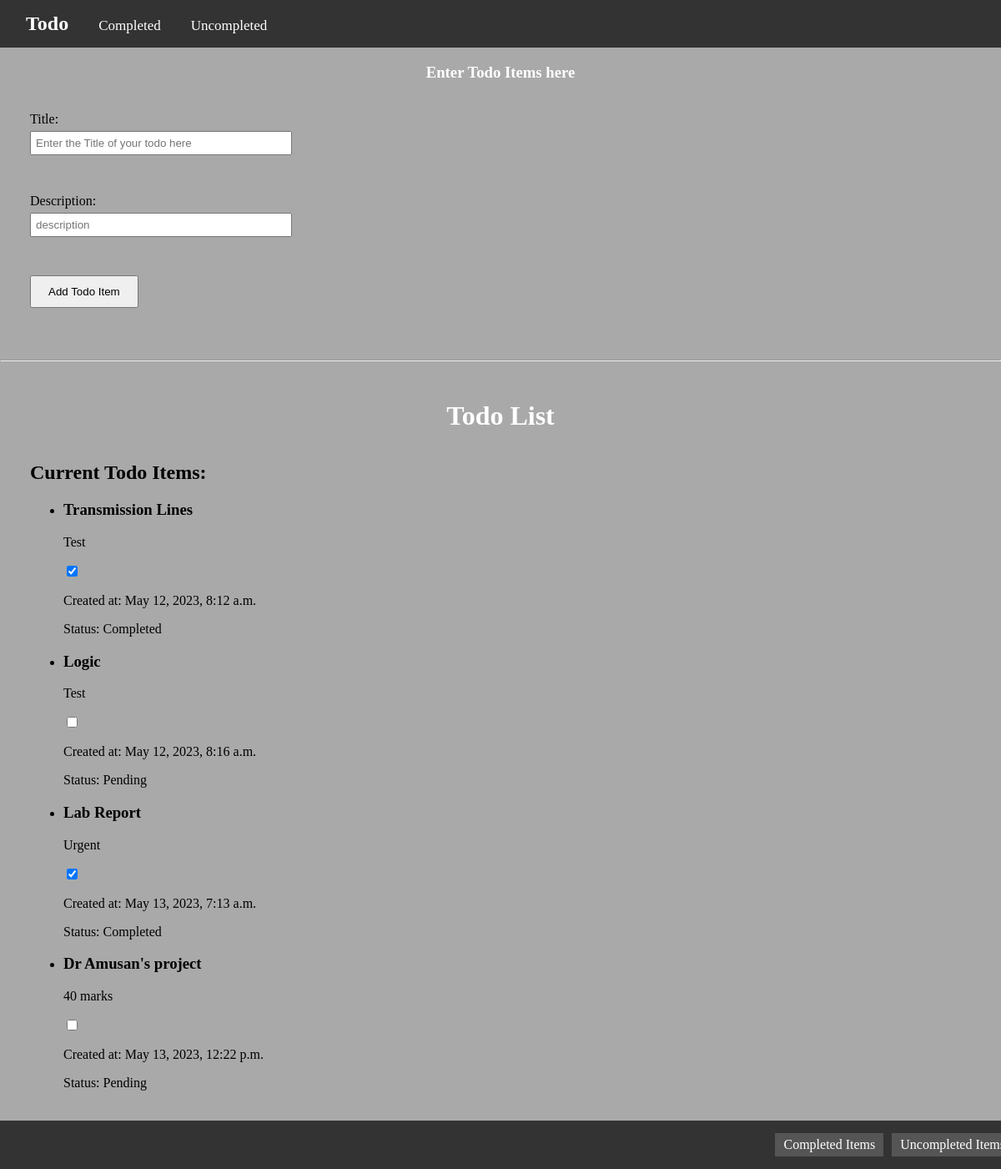
Before: / with the older database file.
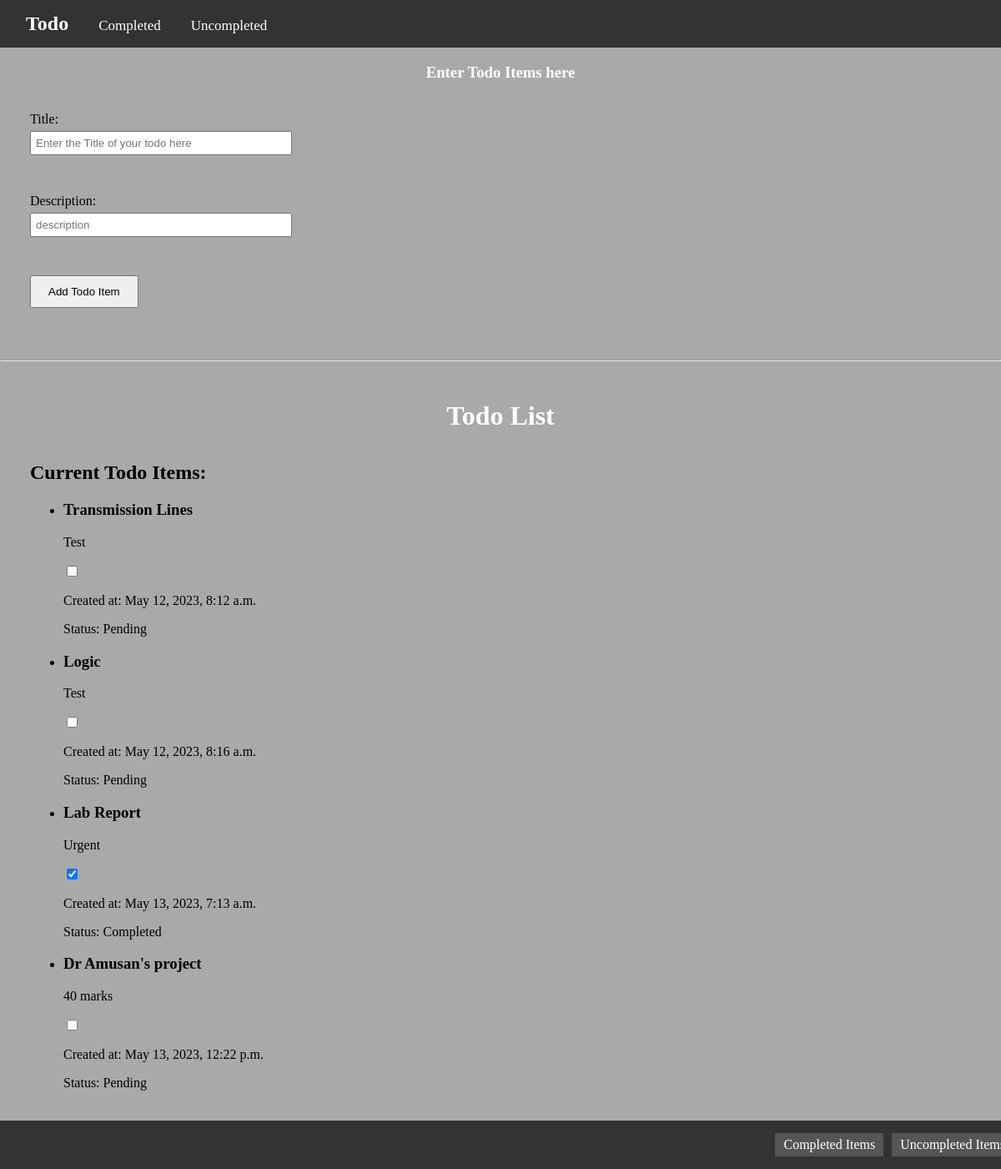
After: the same page with the newer database file.
### todo/models.py (models this page shows, shortened)
class Todo_List(models.Model):
    title = models.CharField(max_length=200)  # Title of todo item
    description = models.TextField()   # Description and additional details of the todo item
    created = models.DateTimeField(auto_now_add=True)   # when the item is created
    completed = models.BooleanField(default=False)    # indicate whether the item has been completed or not

### todo/views.py (the view, shortened to what this page needs)
# urls.py: path('', views.Todo, name='Todo'),
def Todo(request):
    todo_items = Todo_List.objects.all()
    context = {'todo_items': todo_items}
    return render(request, 'index.html', context)

### templates/index.html (shortened to what this page needs)
<!DOCTYPE html>
{% load static %}
<html lang="en">
<head>
    <link rel="stylesheet" href="{% static 'styles/index.css' %}">
</head>
<body>
    <div class="navbar">
        <a class="logo" href="#">Todo</a>
        <a href="{% url 'completed' %}">Completed</a>
        <a href="{% url 'not_completed' %}">Uncompleted</a>
    </div>
    <div>
        <div class="enter"><h3>Enter Todo Items here</h3></div>
        <div class="form">
            <form action="" method="post">
                <label for="title">Title: </label>
                <input type="text" id="title" name="title" placeholder="Enter the Title of your todo here" required><br><br>
                <label for="description">Description: </label>
                <input type="text" id="description" name="description" placeholder="description" required><br>
                <br>
                <button type="submit">Add Todo Item</button>
            </form>
        </div>
        <br>
        <hr>
        <br>
        <h1>Todo List</h1>
        <div class="form2">
            <h2>Current Todo Items: </h2>
            <ul>
                {% for todo_item in todo_items %}
                <li>
                    <h3>{{ todo_item.title }}</h3>
                    <p>{{ todo_item.description }}</p>
                    <form action="{% url 'completed' todo_item.id %}" method="post">
                        <input type="checkbox" {% if todo_item.completed %} checked {% endif %} onchange="this.form.submit()">
                    </form>
                    <p>Created at: {{ todo_item.created }}</p>
                    <p>Status: {% if todo_item.completed %}Completed{% else %}Pending{% endif %}</p>
                </li>
                {% empty %}
                <li>No items available</li>
                {% endfor %}
            </ul>
        </div>
        <div class="footer">
            <div class="right-content">
                <div class="footer_a"><a href="{% url 'completed' %}">Completed Items</a></div>
                <div class="footer_b"><a href="{% url 'not_completed' %}">Uncompleted Items</a></div>
            </div>
        </div>
    </div>
</body>
</html>

### static/styles/index.css (style rules this page uses)
body { background-color:darkgrey; margin: 0; }
.navbar { background-color: #333; color: white; padding: 15px; width: 100vw; position: relative; clear: both; }
.navbar a { color: white; text-decoration: none; padding: 14px 16px; font-size: 17px; }
.navbar a.logo { font-size: 24px; font-weight: bold; }
h1 { color: white; text-align: center; }
.enter { color: white; text-align: center; }
.form { display: flex; flex-direction: column; align-items: right; margin: 3%; }
.form form { display: flex; flex-direction: column; align-items: flex-start; }
.form label { margin-bottom: 5px; }
.form input[type="text"] { width: 300px; padding: 5px; margin-bottom: 10px; }
.form button[type="submit"] { padding: 10px 20px; }
.form2 { margin: 3%; }
.footer { background-color: #333; color: white; padding: 15px; width: 100vw; position: relative; clear: both; }
.footer .right-content { display: flex; justify-content: flex-end; gap: 10px; }
.footer .right-content .footer_a, .footer .right-content .footer_b { padding: 5px 10px; background-color: #555; }
.footer .right-content .footer_a a, .footer .right-content .footer_b a { color: white; text-decoration: none; }

Changed rows visible on the page:
changed Todo_List "Transmission Lines": completed "☑" → "☐"; completed "Completed" → "Pending"
